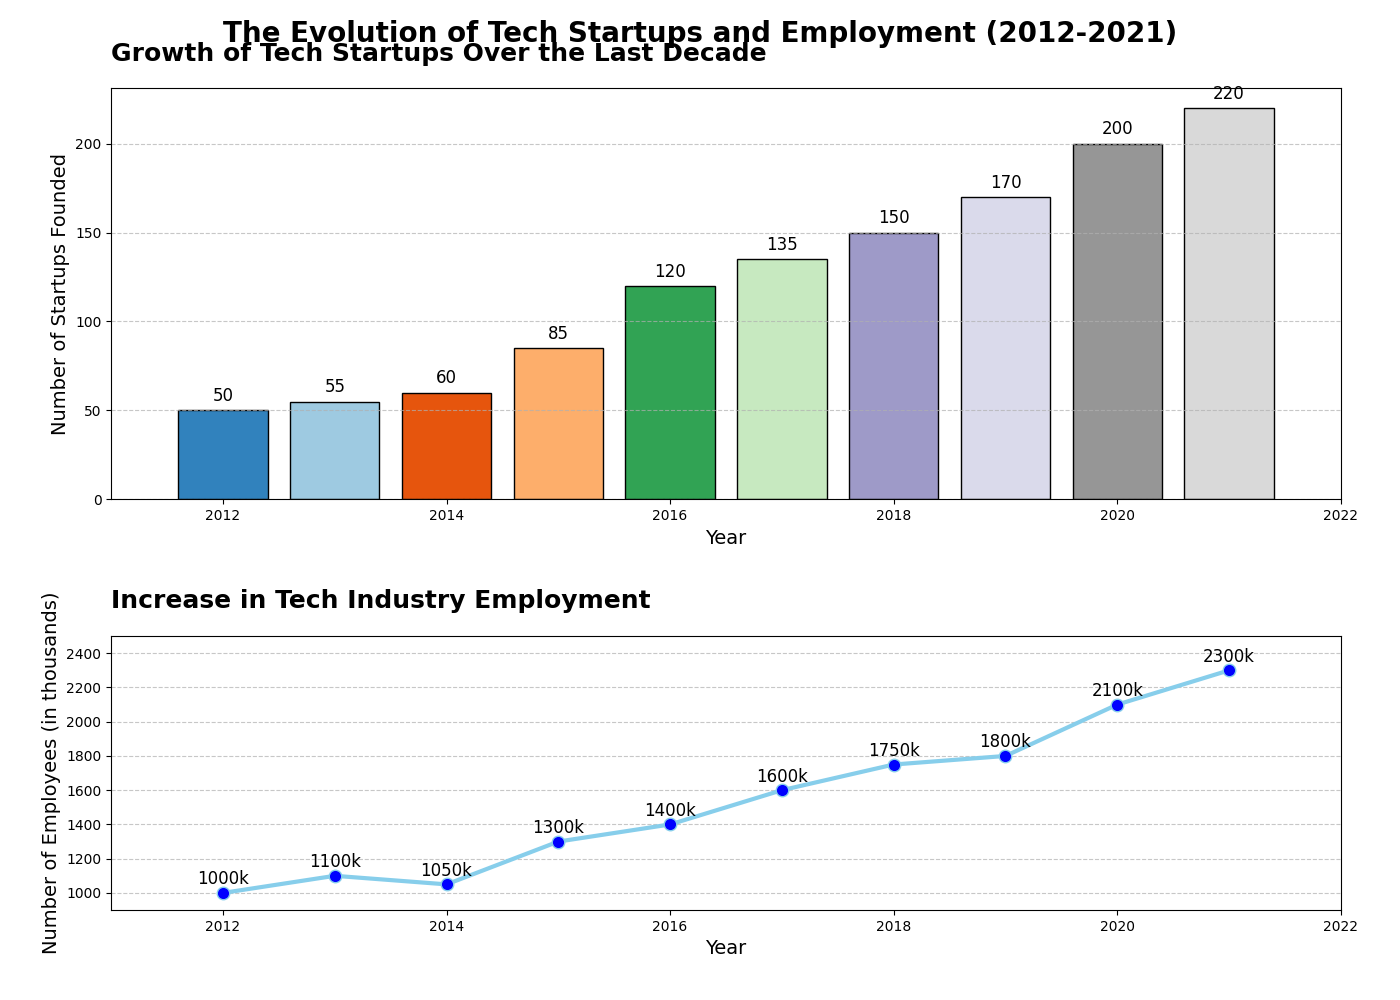

The script that drew this image:
import matplotlib.pyplot as plt
import numpy as np

# Backstory: The goal here is to study the growth trend in the tech industry 
# by comparing the number of startups founded per year over a recent 10-year period.
years = np.arange(2012, 2022)
startups_founded = [50, 55, 60, 85, 120, 135, 150, 170, 200, 220]

# Data for a second subplot (line chart) showing the number of employees in the industry
years_line = np.arange(2012, 2022)
employees = [1000, 1100, 1050, 1300, 1400, 1600, 1750, 1800, 2100, 2300]

# Create the figure and two subplots
fig, (ax1, ax2) = plt.subplots(2, 1, figsize=(14, 10), gridspec_kw={'height_ratios': [3, 2]})

# Bar chart in the top subplot
bars = ax1.bar(years, startups_founded, color=plt.cm.tab20c(np.linspace(0, 1, len(startups_founded))), edgecolor='black')

# Customize the bar chart
ax1.set_title('Growth of Tech Startups Over the Last Decade', fontsize=18, weight='bold', loc='left', pad=20)
ax1.set_xlabel('Year', fontsize=14)
ax1.set_ylabel('Number of Startups Founded', fontsize=14)
ax1.yaxis.grid(True, linestyle='--', alpha=0.7)
ax1.set_xlim(2011, 2022)

# Annotate each bar with the number of startups
for bar, value in zip(bars, startups_founded):
    ax1.text(bar.get_x() + bar.get_width() / 2, bar.get_height() + 3, f'{value}', ha='center', va='bottom', fontsize=12, color='black')

# Line chart in the bottom subplot
ax2.plot(years_line, employees, marker='o', color='skyblue', markerfacecolor='blue', markersize=9, linewidth=3)

# Customize the line chart
ax2.set_title('Increase in Tech Industry Employment', fontsize=18, weight='bold', loc='left', pad=20)
ax2.set_xlabel('Year', fontsize=14)
ax2.set_ylabel('Number of Employees (in thousands)', fontsize=14)
ax2.yaxis.grid(True, linestyle='--', alpha=0.7)
ax2.set_xlim(2011, 2022)
ax2.set_ylim(900, 2500)

# Annotate each point in the line chart with the number of employees
for i in range(len(years_line)):
    ax2.annotate(f'{employees[i]}k', (years_line[i], employees[i] + 50), fontsize=12, ha='center')

# Adjust layout to prevent overlap and regenerate the grid
fig.tight_layout(pad=3.0)

# Add a common super title for the entire figure
fig.suptitle('The Evolution of Tech Startups and Employment (2012-2021)', fontsize=20, weight='bold')

# Display the plot
plt.show()
